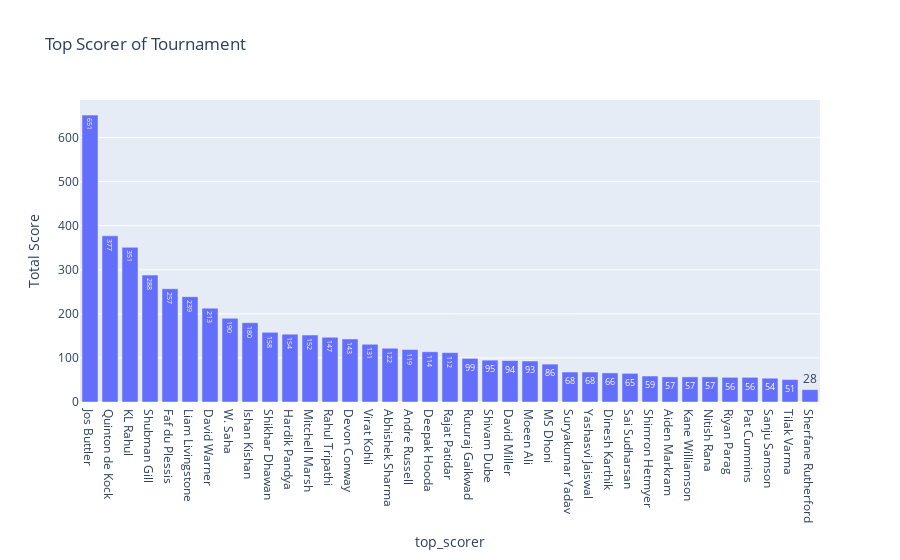

Notebook code for this chart:
### Code cell
fig = px.bar(top_scorer_of_tournament,y='highscore',labels={'highscore':'Total Score'},title='Top Scorer of Tournament',text = 'highscore')
fig.show()

### Figure 1 — Plotly figure (JSON) as saved in the notebook; plotly's stock layout.template omitted (floating-point values rounded to 4 significant figures)
{"data": [{"alignmentgroup": "True", "hovertemplate": "top_scorer=%{x}<br>Total Score=%{text}<extra></extra>", "legendgroup": "", "marker": {"color": "#636efa", "pattern": {"shape": ""}}, "name": "", "offsetgroup": "", "orientation": "v", "showlegend": false, "text": [651, 377, 351, 288, 257, 239, 213, 190, 180, 158, 154, 152, 147, 143, 131, 122, 119, 114, 112, 99, 95, 94, 93, 86, 68, 68, 66, 65, 59, 57, 57, 57, 56, 56, 54, 51, 28], "textposition": "auto", "type": "bar", "x": ["Jos Buttler", "Quinton de Kock", "KL Rahul", "Shubman Gill", "Faf du Plessis", "Liam Livingstone", "David Warner", "W. Saha", "Ishan Kishan", "Shikhar Dhawan", "Hardik Pandya", "Mitchell Marsh", "Rahul Tripathi", "Devon Conway", "Virat Kohli", "Abhishek Sharma", "Andre Russell", "Deepak Hooda", "Rajat Patidar", "Ruturaj Gaikwad", "Shivam Dube", "David Miller", "Moeen Ali", "MS Dhoni", "Suryakumar Yadav", "Yashasvi Jaiswal", "Dinesh Karthik", "Sai Sudharsan", "Shimron Hetmyer", "Aiden Markram", "Kane Williamson", "Nitish Rana", "Riyan Parag", "Pat Cummins", "Sanju Samson", "Tilak Varma", "Sherfane Rutherford"], "xaxis": "x", "y": [651, 377, 351, 288, 257, 239, 213, 190, 180, 158, 154, 152, 147, 143, 131, 122, 119, 114, 112, 99, 95, 94, 93, 86, 68, 68, 66, 65, 59, 57, 57, 57, 56, 56, 54, 51, 28], "yaxis": "y"}], "layout": {"autosize": true, "barmode": "relative", "legend": {"tracegroupgap": 0}, "title": {"text": "Top Scorer of Tournament"}, "xaxis": {"anchor": "y", "autorange": true, "domain": [0, 1], "range": [-0.5, 36.5], "title": {"text": "top_scorer"}, "type": "category"}, "yaxis": {"anchor": "x", "autorange": true, "domain": [0, 1], "range": [0, 685.3], "title": {"text": "Total Score"}, "type": "linear"}}}
